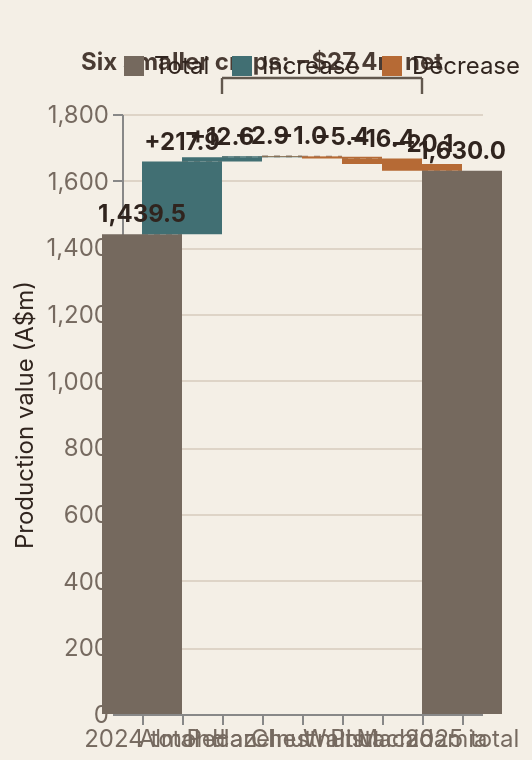

Vega-Lite specification for this chart:
### Vega-Lite specification from a JSON file in a GitHub repository (floating-point values rounded to 4 significant figures)
{"$schema": "https://vega.github.io/schema/vega-lite/v5.json", "description": "Additive decomposition of the change in summed production value for seven nut types, 2024 to 2025. Derived from the supplied Chart 7 table.", "width": "container", "height": 300, "background": "#f4efe6", "data": {"values": [{"category": "2024 total", "start": 0, "end": 1440.0, "kind": "Total", "label": "1,439.5", "order": 0, "change": 0, "low": 0, "high": 1440.0, "next": "Almond"}, {"category": "Almond", "start": 1440.0, "end": 1657.0, "kind": "Increase", "label": "+217.9", "order": 1, "change": 217.9, "low": 1440.0, "high": 1657.0, "next": "Pecan"}, {"category": "Pecan", "start": 1657.0, "end": 1670.0, "kind": "Increase", "label": "+12.6", "order": 2, "change": 12.6, "low": 1657.0, "high": 1670.0, "next": "Hazelnut"}, {"category": "Hazelnut", "start": 1670.0, "end": 1673.0, "kind": "Increase", "label": "+2.9", "order": 3, "change": 2.9, "low": 1670.0, "high": 1673.0, "next": "Chestnut"}, {"category": "Chestnut", "start": 1673.0, "end": 1672.0, "kind": "Decrease", "label": "−1.0", "order": 4, "change": -1.0, "low": 1672.0, "high": 1673.0, "next": "Walnut"}, {"category": "Walnut", "start": 1672.0, "end": 1666.0, "kind": "Decrease", "label": "−5.4", "order": 5, "change": -5.4, "low": 1666.0, "high": 1672.0, "next": "Pistachio"}, {"category": "Pistachio", "start": 1666.0, "end": 1650.0, "kind": "Decrease", "label": "−16.4", "order": 6, "change": -16.4, "low": 1650.0, "high": 1666.0, "next": "Macadamia"}, {"category": "Macadamia", "start": 1650.0, "end": 1630.0, "kind": "Decrease", "label": "−20.1", "order": 7, "change": -20.1, "low": 1630.0, "high": 1650.0, "next": "2025 total"}, {"category": "2025 total", "start": 0, "end": 1630.0, "kind": "Total", "label": "1,630.0", "order": 8, "change": 0, "low": 0, "high": 1630.0, "next": null}]}, "encoding": {"x": {"field": "category", "type": "ordinal", "sort": ["2024 total", "Almond", "Pecan", "Hazelnut", "Chestnut", "Walnut", "Pistachio", "Macadamia", "2025 total"], "axis": {"title": null, "labelAngle": 0, "labelLimit": 120}, "scale": {"domain": ["2024 total", "Almond", "Pecan", "Hazelnut", "Chestnut", "Walnut", "Pistachio", "Macadamia", "2025 total"]}}}, "layer": [{"transform": [{"filter": "datum.next != null"}], "mark": {"type": "rule", "color": "#9b8d80", "strokeDash": [3, 3]}, "encoding": {"y": {"field": "end", "type": "quantitative"}, "x2": {"field": "next"}}}, {"mark": {"type": "bar", "size": 40}, "encoding": {"y": {"field": "low", "type": "quantitative", "title": "Production value (A$m)", "scale": {"zero": true}}, "y2": {"field": "high"}, "color": {"field": "kind", "type": "nominal", "scale": {"domain": ["Total", "Increase", "Decrease"], "range": ["#75695e", "#416f73", "#b66a35"]}, "legend": {"title": null, "orient": "top"}}, "tooltip": [{"field": "category", "title": "Step"}, {"field": "kind", "title": "Type"}, {"field": "start", "title": "Starting value (A$m)", "format": ",.1f"}, {"field": "end", "title": "Ending value (A$m)", "format": ",.1f"}, {"field": "change", "title": "Contribution (A$m)", "format": "+,.1f"}]}}, {"mark": {"type": "text", "dy": -10, "fontSize": 12, "fontWeight": "bold", "color": "#30241e"}, "encoding": {"y": {"field": "high", "type": "quantitative"}, "text": {"field": "label"}}}, {"data": {"values": [{"a": "Pecan", "b": "Macadamia"}]}, "mark": {"type": "rule", "color": "#62584e", "strokeWidth": 1.2}, "encoding": {"x": {"field": "a", "type": "ordinal", "sort": ["2024 total", "Almond", "Pecan", "Hazelnut", "Chestnut", "Walnut", "Pistachio", "Macadamia", "2025 total"], "scale": {"domain": ["2024 total", "Almond", "Pecan", "Hazelnut", "Chestnut", "Walnut", "Pistachio", "Macadamia", "2025 total"]}}, "x2": {"field": "b"}, "y": {"value": -18}}}, {"data": {"values": [{"category": "Pecan"}, {"category": "Macadamia"}]}, "mark": {"type": "rule", "color": "#62584e", "strokeWidth": 1.2}, "encoding": {"y": {"value": -18}, "y2": {"value": -10}}}, {"data": {"values": [{"category": "Walnut", "text": "Six smaller crops: −$27.4m net"}]}, "mark": {"type": "text", "fontSize": 12, "fontWeight": "bold", "color": "#493b33", "dy": -8, "dx": -40}, "encoding": {"y": {"value": -18}, "text": {"field": "text"}}}], "config": {"view": {"stroke": null}, "axis": {"labelColor": "#766a60", "titleColor": "#30241e", "gridColor": "#ded4c7", "labelFontSize": 12, "titleFontSize": 12, "titleFontWeight": "normal"}, "legend": {"labelColor": "#30241e", "labelFontSize": 12, "titleColor": "#30241e", "titleFontSize": 12}, "font": "-apple-system, 'Segoe UI', Helvetica, Arial, sans-serif", "title": {"fontSize": 14, "color": "#30241e"}}, "padding": {"top": 25, "bottom": 5, "left": 5, "right": 5}}
